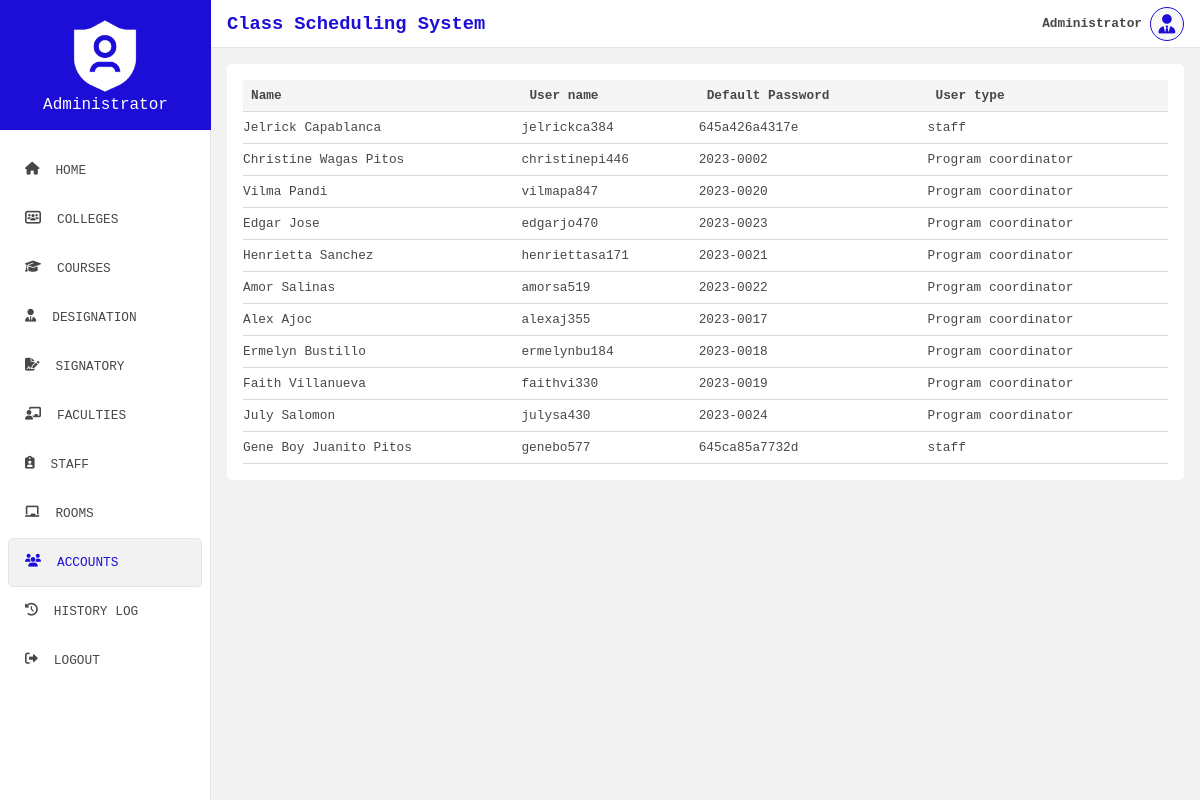
/view/account.php (signed in), run on the app's committed database.
### tables this page shows
CREATE TABLE `users` (
  `user_id` varchar(50) NOT NULL,
  `fname` varchar(50) NOT NULL,
  `mname` varchar(50) NOT NULL,
  `lname` varchar(50) NOT NULL,
  `ext` varchar(20) NOT NULL,
  `fac_id` varchar(50) NOT NULL,
  `username` varchar(50) NOT NULL,
  `password` varchar(100) NOT NULL,
  `user_type` varchar(50) NOT NULL
);

### config/Dbh.php (called while the page is built)
<?php
class Dbh{
    private $host = "localhost";
    private $db_name = "class_scheduling";
    private $username = "root";
    private $password = "";
    public function connect(){
        try{
            $conn = new PDO("mysql:host=".$this->host.";dbname=".$this->db_name, $this->username, $this->password);
            $conn->setAttribute(PDO::ATTR_ERRMODE, PDO::ERRMODE_EXCEPTION);
            return $conn;
        } catch (PDOException $e){
            echo "Connection failed " . $e->getMessage();
        }
    }
}

### models/UserModel.php (called while the page is built, shortened)
<?php
require_once "../config/Dbh.php";
class UserModel extends Dbh {
    private $conn;
    public function __construct(){
        $this->conn = $this->connect();
    }
    public function read_users(){
        $sql = "SELECT `user_id`, `fac_id`, `fname`, `mname`, `lname`, `username`, `user_type` FROM users WHERE `user_type` != ?";
        $stmt = $this->conn->prepare($sql);
        $stmt->execute(["admin"]);
        return $stmt->fetchAll(PDO::FETCH_ASSOC);
    }
}

### controllers/UserContr.php (called while the page is built, shortened)
<?php
require_once "../models/UserModel.php";
class UserContr extends UserModel {
    public function get_users(){
        return $this->read_users();
    }
}

### view/account.php (the view, shortened to what this page needs)
<?php
    require_once "../controllers/UserContr.php";
    $user_contr = new UserContr();
?>
<!DOCTYPE html>
<html lang="en">
<head>
    <link rel="stylesheet" href="../public/css/general.css">
    <link rel="stylesheet" href="../public/css/all.css">
</head>
<body>
    <div class="container">
        <?php
            include '../includes/sidebar.php';
        ?>
        <div class="main">
            <?php include '../includes/header.php'; ?>
            <div class="content">
                <div class="table_container">
                    <table>
                        <tr>
                            <th>Name</th>
                            <th>User name</th>
                            <th>Default Password</th>
                            <th>User type</th>
                        </tr>
                        <?php
                            foreach($user_contr->get_users() as $user){
                                $default_pass = $user["user_type"] == "staff" ? $user["user_id"] : $user["fac_id"];
                                echo'
                                    <tr>
                                        <td>'.$user["fname"].' ' .$user["mname"]. ' '. $user["lname"].'</td>
                                        <td>'.$user["username"].'</td>
                                        <td>'.$default_pass.'</td>
                                        <td>'.$user["user_type"].'</td>
                                    </tr>
                                ';
                            }
                        ?>
                    </table>
                </div>
            </div>
        </div>
    </div>
</body>
</html>

### public/css/general.css (style rules this page uses)
* { padding: 0; margin: 0; box-sizing: border-box; font-family: 'Courier New', Courier, monospace; }
:root { --primary: #ffffff; --secondary: #474747; --blue-accent: #1c0ed7; --orange-accent: #F15412; }
body { background-color: #f3f2f2; height: 90vh; }
.container { display: flex; }
.main { width: 100%; display: flex; flex-direction: column; }
.content { flex: 1; padding: 1rem; width: 100%; font-size: .8rem; }
.table_container { background-color: var(--primary); padding: 1rem; border-radius: 5px; color: var(--secondary); overflow-y: auto; }
table { width: 100%; border-radius: 5px; border-collapse: collapse; }
td, th { border-bottom: 1px solid #dadada; }
th { background-color: #f5f5f5; padding: .5rem; text-align: left; }
td { padding: .3rem; }

### view/account.php (style rules this page uses)
td { padding: .5rem 0; }

### data on the page
users: fname "Jelrick", lname "Capablanca", username "jelrickca384", user_id "645a426a4317e", user_type "staff"
users: fname "Christine", mname "Wagas", lname "Pitos", username "christinepi446", fac "2023-0002", user_type "Program coordinator"
users: fname "Vilma", lname "Pandi", username "vilmapa847", fac "2023-0020", user_type "Program coordinator"
users: fname "Edgar", lname "Jose", username "edgarjo470", fac "2023-0023", user_type "Program coordinator"
users: fname "Henrietta", lname "Sanchez", username "henriettasa171", fac "2023-0021", user_type "Program coordinator"
users: fname "Amor", lname "Salinas", username "amorsa519", fac "2023-0022", user_type "Program coordinator"
users: fname "Alex", lname "Ajoc", username "alexaj355", fac "2023-0017", user_type "Program coordinator"
users: fname "Ermelyn", lname "Bustillo", username "ermelynbu184", fac "2023-0018", user_type "Program coordinator"
users: fname "Faith", lname "Villanueva", username "faithvi330", fac "2023-0019", user_type "Program coordinator"
users: fname "July", lname "Salomon", username "julysa430", fac "2023-0024", user_type "Program coordinator"
users: fname "Gene Boy", mname "Juanito", lname "Pitos", username "genebo577", user_id "645ca85a7732d", user_type "staff"

### other printed values
$_SESSION["user"]["fname"] "Administrator"
